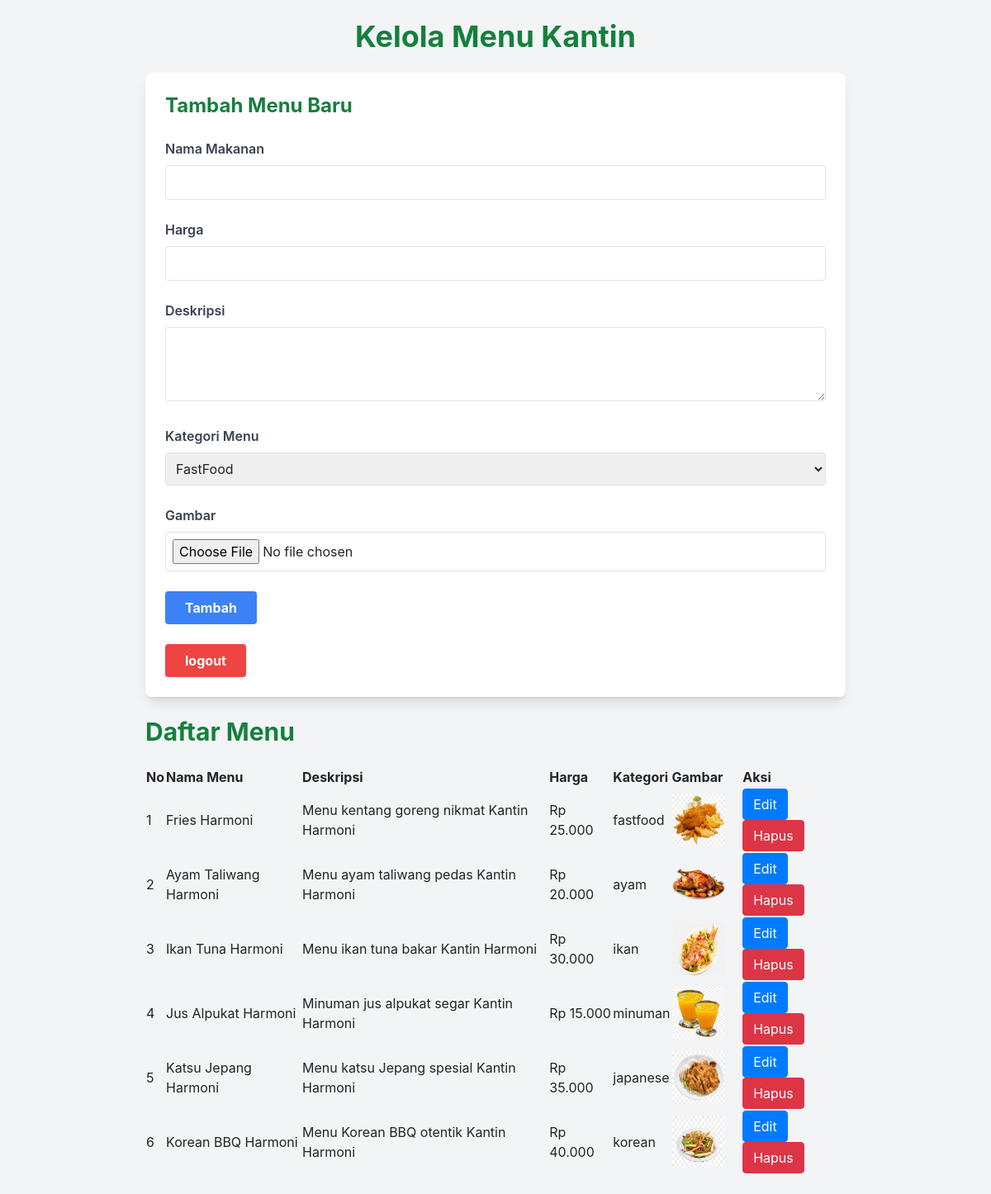
The app's page /admin.php (signed in) with its own data.
### tables this page shows
CREATE TABLE `menu_makanan` (
  `id_menu` int(11) NOT NULL,
  `id_kantin` int(11) NOT NULL,
  `nama_menu` varchar(100) NOT NULL,
  `harga` decimal(10,2) NOT NULL,
  `kategori` varchar(50) DEFAULT NULL,
  `deskripsi` text,
  `gambar_menu` varchar(255) NOT NULL,
  `created_at` datetime DEFAULT CURRENT_TIMESTAMP
);

### admin.php (the view, shortened to what this page needs)
<?php
require 'function.php';
$id_kantin = $_SESSION['id_kantin'];
$i = 1;
$stmt = $conn->prepare("SELECT * FROM menu_makanan WHERE id_kantin = ?");
$stmt->bind_param("i", $id_kantin);
$stmt->execute();
$result = $stmt->get_result();
?>
<!DOCTYPE html>
<html lang="en">
<head>
    <script src="https://cdn.tailwindcss.com"></script>
    <link rel="stylesheet" href="https://cdn.jsdelivr.net/npm/bootstrap@4.0.0/dist/css/bootstrap.min.css">
    <link href="https://cdnjs.cloudflare.com/ajax/libs/font-awesome/5.15.3/css/all.min.css" rel="stylesheet">
</head>
<body class="bg-gray-100">
<div class="max-w-4xl mx-auto p-4">
    <h1 class="text-4xl font-bold text-green-700 mb-6 text-center">Kelola Menu Kantin</h1>
    <div class="bg-white p-6 rounded-lg shadow-lg mb-6">
        <h2 class="text-2xl font-bold mb-4 text-green-700">Tambah Menu Baru</h2>
        <form action="admin.php" method="POST" enctype="multipart/form-data">
            <div class="mb-4">
                <label class="block text-gray-700 font-semibold mb-2" for="nama_menu">Nama Makanan</label>
                <input type="text" name="nama_menu" id="nama_menu" class="w-full p-2 border border-gray-300 rounded" required>
            </div>
            <div class="mb-4">
                <label class="block text-gray-700 font-semibold mb-2" for="harga">Harga</label>
                <input type="number" name="harga" id="harga" class="w-full p-2 border border-gray-300 rounded" required>
            </div>
            <div class="mb-4">
                <label class="block text-gray-700 font-semibold mb-2" for="deskripsi">Deskripsi</label>
                <textarea name="deskripsi" id="deskripsi" class="w-full p-2 border border-gray-300 rounded" rows="3" required></textarea>
            </div>
            <div class="mb-4">
                <label class="block text-gray-700 font-semibold mb-2" for="kategori">Kategori Menu</label>
                <select name="kategori" id="kategori" class="w-full p-2 border border-gray-300 rounded" required>
                    <option value="fastfood">FastFood</option>
                </select>
            </div>
            <div class="mb-4">
                <label class="block text-gray-700 font-semibold mb-2" for="gambar_menu">Gambar</label>
                <input type="file" name="gambar_menu" id="gambar_menu" class="w-full p-2 border border-gray-300 rounded" required>
            </div>
            <button type="submit" class="bg-blue-500 hover:bg-blue-700 text-white font-bold py-2 px-4 rounded">Tambah</button>
        </form>
        <br>
        <a href="logout.php"><button  class="bg-red-500 hover:bg-red-700 text-white font-bold py-2 px-4 rounded">logout</button></a>
    </div>
    <h2 class="text-3xl font-bold mb-6 text-green-700">Daftar Menu</h2>
    <table id="datatablesSimple">
    <thead>
        <tr>
            <th>No</th>
            <th>Nama Menu</th>
            <th>Deskripsi</th>
            <th>Harga</th>
            <th>Kategori</th>
            <th>Gambar</th>
            <th>Aksi</th>
        </tr>
    </thead>
    <tbody>
        <?php while($data = mysqli_fetch_array($result)) {
            $id_menu = $data['id_menu'];
            $nama_menu = $data['nama_menu'];
            $harga = $data['harga'];
            $deskripsi = $data['deskripsi'];
            $kategori = $data['kategori'];
            $gambar_menu = $data['gambar_menu'];
        ?>
        <tr>
            <td><?= $i++; ?></td>
            <td><?= $nama_menu; ?></td>
            <td><?= $deskripsi; ?></td>
            <td>Rp <?= number_format($harga, 0, ',', '.'); ?></td>
            <td><?= $kategori; ?></td>
            <td><img
                                 class="w-16 h-16 rounded mr-4"
                                 height="100"
                                 src="<?=htmlspecialchars($gambar_menu) ?> "
                                 width="100"
                                 loading="lazy">
            </td>
            <td>
                <button type="button" class="btn btn-primary" data-toggle="modal" data-target="#editModal<?= $id_menu; ?>">
                    Edit
                </button>
                <button type="button" class="btn btn-danger" data-toggle="modal" data-target="#deleteModal<?= $id_menu; ?>">
                    Hapus
                </button>
            </td>
        </tr>
        <?php } ?>
    </tbody>
</table>
</div>
</body>
</html>

### records on screen
menu_makanan: nama_menu "Fries Harmoni", deskripsi "Menu kentang goreng nikmat Kantin Harmoni", harga "25.000", kategori "fastfood", gambar_menu (picture)
menu_makanan: nama_menu "Ayam Taliwang Harmoni", deskripsi "Menu ayam taliwang pedas Kantin Harmoni", harga "20.000", kategori "ayam", gambar_menu (picture)
menu_makanan: nama_menu "Ikan Tuna Harmoni", deskripsi "Menu ikan tuna bakar Kantin Harmoni", harga "30.000", kategori "ikan", gambar_menu (picture)
menu_makanan: nama_menu "Jus Alpukat Harmoni", deskripsi "Minuman jus alpukat segar Kantin Harmoni", harga "15.000", kategori "minuman", gambar_menu (picture)
menu_makanan: nama_menu "Katsu Jepang Harmoni", deskripsi "Menu katsu Jepang spesial Kantin Harmoni", harga "35.000", kategori "japanese", gambar_menu (picture)
menu_makanan: nama_menu "Korean BBQ Harmoni", deskripsi "Menu Korean BBQ otentik Kantin Harmoni", harga "40.000", kategori "korean", gambar_menu (picture)
